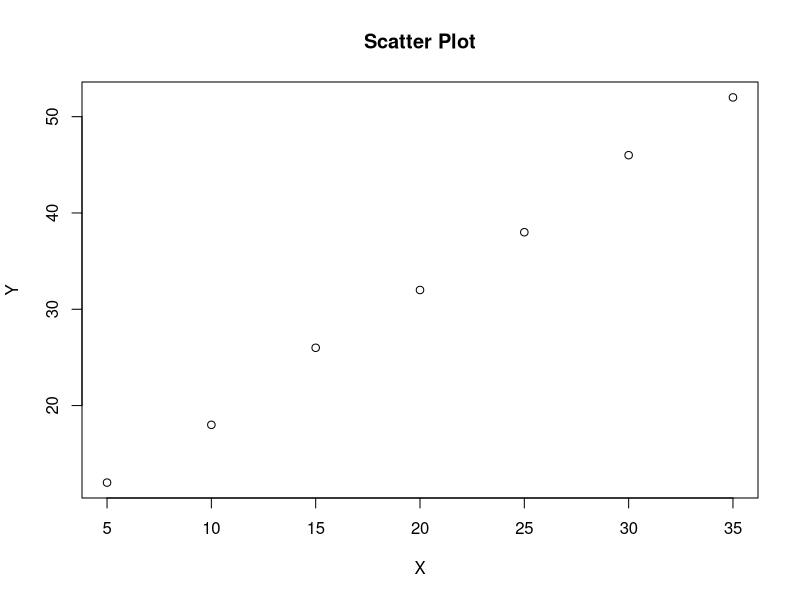
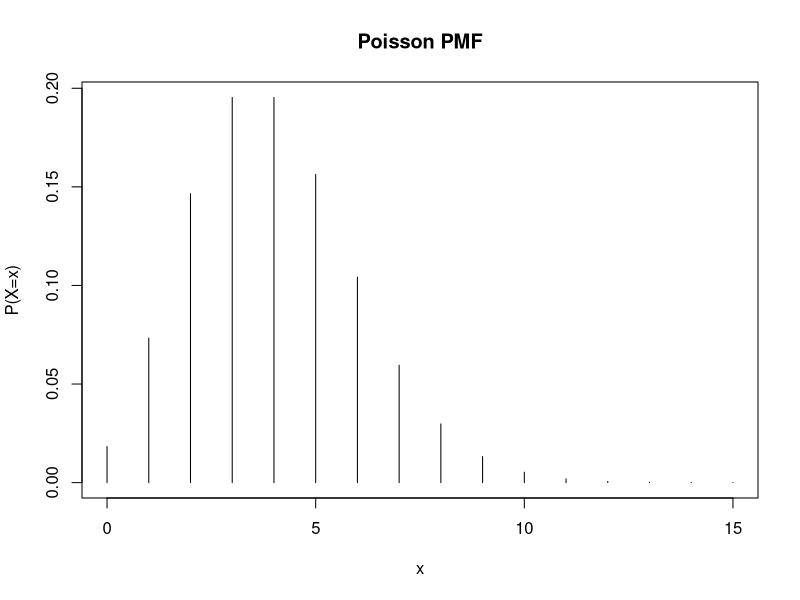

These figures' R source, in order:
##Slip - 22
##Q.1 - (A)

x = c(10,15,20,25,30,35,40,45,50)

Q1 = quantile(x,0.25)
Q2 = median(x)
Q3 = quantile(x,0.75)

sk = (Q3 + Q1 - 2*Q2)/(Q3 - Q1); 
sk

##Q.1 - (B)

n=12; p=0.6

dbinom(7,n,p)

pbinom(5,n,p)

1 - pbinom(8,n,p)

##Q.2 - A

A = c(6.4,6.8,7.2,6.6,7.1,7.0,6.5,7.1,6.9,7.3)
B = c(6.9,6.5,6.6,7.4,6.2,6.8,7.0,7.3,7.1,7.2,6.4,6.7)

t.test(A,B)

##Q.2 - B

pnorm(-1.96)

1 - pnorm(1.96)

##Q.3 - A

X = c(5,10,15,20,25,30,35)
Y = c(12,18,26,32,38,46,52)

plot(X,Y,main="Scatter Plot",xlab="X",ylab="Y")

cor(X,Y)

model = lm(Y ~ X)
model

##Q.4 - A

data(iris)

subset_data = subset(iris, Species=="virginica")

mean(subset_data$Sepal.Length)

##Q.4 - B

x = 0:15

y = dpois(x,4)

plot(x,y,type="h",main="Poisson PMF",
     xlab="x",ylab="P(X=x)")
